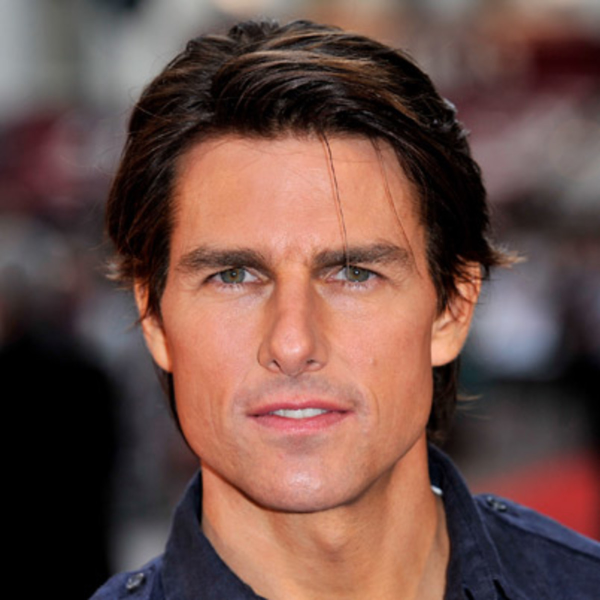
//> input picture src/add-beard/results/face_beard/tomcruise2.jpg, 1200 x 1200 px (shown at 1/2 size)
$ ./seamless   (built with g++ and OpenCV 4)
//> lines starting //> are read from the running program, lines starting //| are printed output that depends on the picture; pictures that were not available may be replaced by others from this repository, and a replacement may not be noted
#include <iostream>
#include <dlib/opencv.h>
#include <opencv2/highgui/highgui.hpp>
#include <dlib/image_processing/frontal_face_detector.h>
#include <dlib/image_processing/render_face_detections.h>
#include <dlib/image_processing.h>
#include <opencv2/imgproc.hpp>
#include <unordered_map>
#include <opencv/cv.hpp>
#include <dlib/image_io.h>

int main(){

    // Loading images
    std::string image_name = "../tomcruise2.jpg";
    std::string warped_name = "../morphedfull7.jpg";
    std::string mask_name = "../mask7.jpg";

    cv::Mat image = cv::imread(image_name);
//> image is the input picture: 1200 rows x 1200 cols, CV_8UC3; mean B, G, R 71.8, 78.7, 109
    cv::Mat warped_image = cv::imread(warped_name);
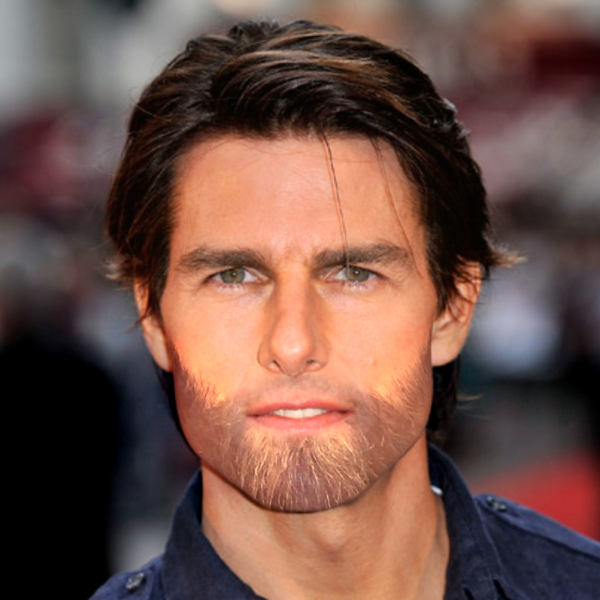
//> input picture src/add-beard/results/face_beard/morphed_mixedclone5.jpg, 1200 x 1200 px, given in place of morphedfull7.jpg, which was not available (shown at 1/2 size)
//> warped_image is the input picture: 1200 rows x 1200 cols, CV_8UC3; mean B, G, R 71.3, 80.2, 111.5
    cv::Mat mask = cv::imread(mask_name, 0);
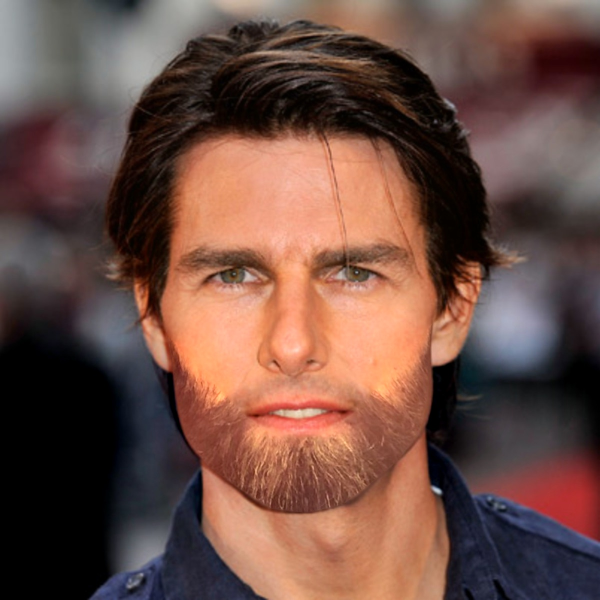
//> input picture src/add-beard/results/face_beard/morphed_normalclone5.jpg, 1200 x 1200 px, given in place of mask7.jpg, which was not available (shown at 1/2 size)
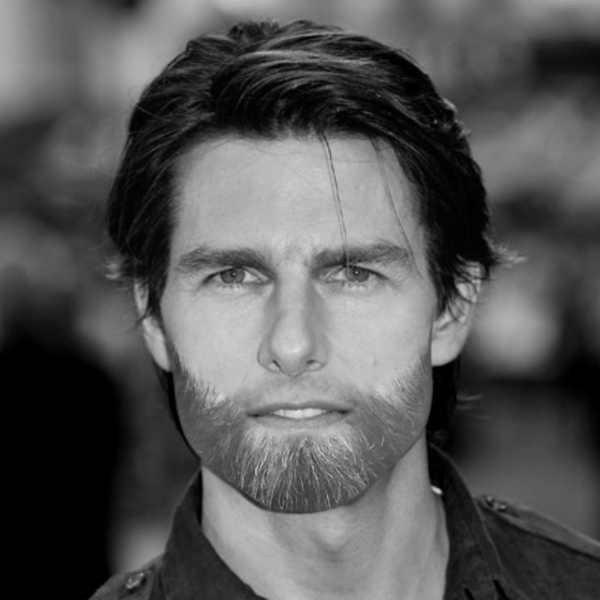
//> mask: 1200 rows x 1200 cols, CV_8UC1 (shown at 1/2 size); min 0, max 227, mean 85.9

    cv::Rect r = cv::boundingRect(mask);
//> r = Rect(0, 0, 1200, 1200)

    cv::Point center = (r.tl() + r.br()) / 2;
//> center = Point(600, 600)

    // Seamlessly clone src into dst and put the results in output
    cv::Mat normal_clone;
    cv::Mat mixed_clone;

    cv::seamlessClone(warped_image, image, mask, center, normal_clone, cv::NORMAL_CLONE);
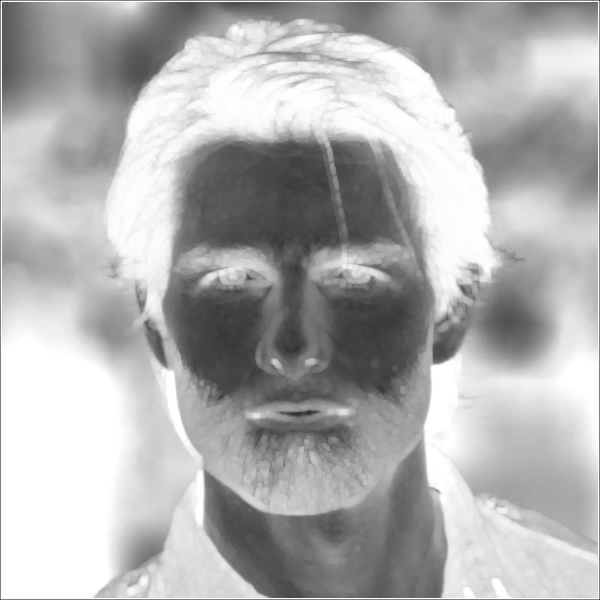
//> mask: 1200 rows x 1200 cols, CV_8UC1 (shown at 1/2 size); min 0, max 255, mean 176.3
    cv::seamlessClone(warped_image, image, mask, center, mixed_clone, cv::MIXED_CLONE);
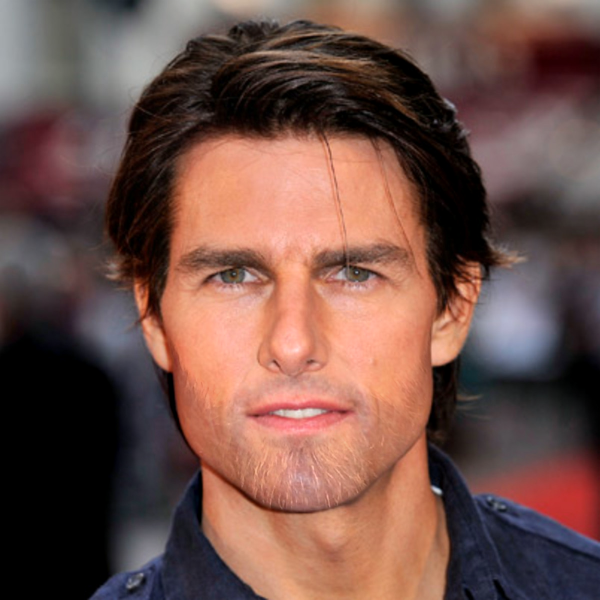
//> mixed_clone: 1200 rows x 1200 cols, CV_8UC3 (shown at 1/2 size); mean B, G, R 72.6, 80.2, 112.3

    cv::imwrite("../morphed_normalclone7.jpg", normal_clone);
    cv::imwrite("../morphed_mixedclone7.jpg", mixed_clone);

    std::cout<< "checkout" << std::endl;

    cv::waitKey(0);
}
